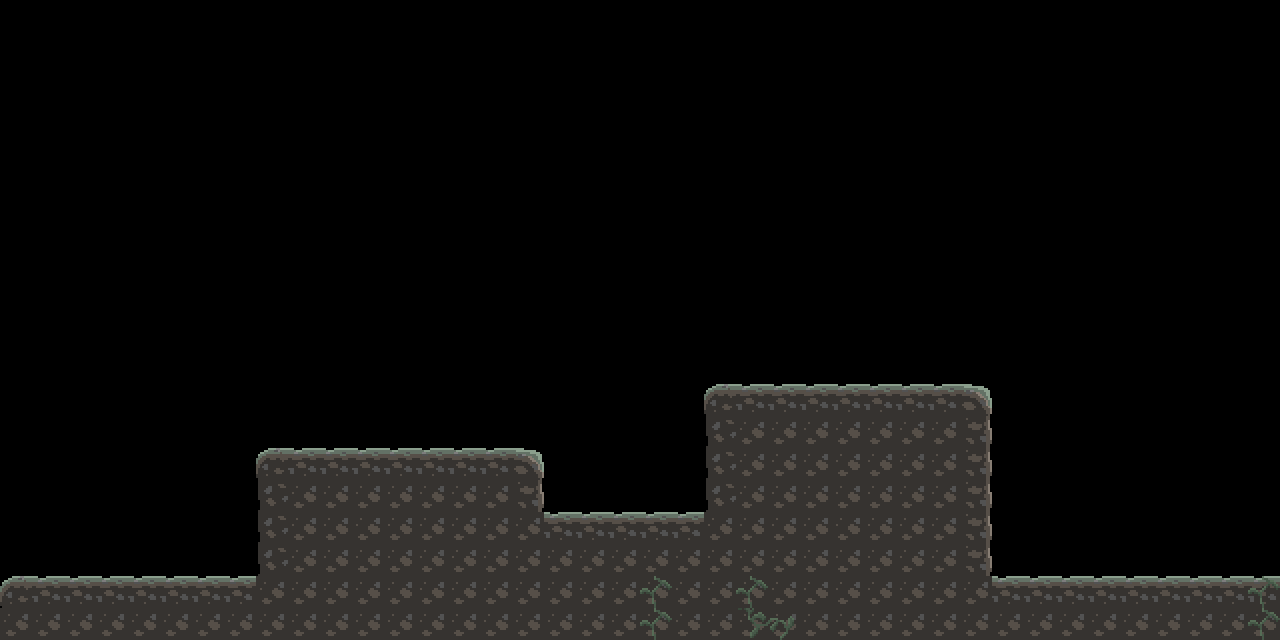

A level layout from a 2D game, rendered from its tile map. Below: a short description, then the map file with its tile-grid data intact:
An orthogonal 40x20 tile map with 32x32 px tiles, 2 tile layers (Tile Layer 1, Overlay).

<map version="1.0" orientation="orthogonal" renderorder="right-down" width="40" height="20" tilewidth="32" tileheight="32" nextobjectid="1">
 <tileset firstgid="1" source="../Tilesets/tiles_16x2.tsx" />
 <layer name="Tile Layer 1" width="40" height="20">
  <data encoding="csv">
0,0,0,0,0,0,0,0,0,0,0,0,0,0,0,0,0,0,0,0,0,0,0,0,0,0,0,0,0,0,0,0,0,0,0,0,0,0,0,0,
0,0,0,0,0,0,0,0,0,0,0,0,0,0,0,0,0,0,0,0,0,0,0,0,0,0,0,0,0,0,0,0,0,0,0,0,0,0,0,0,
0,0,0,0,0,0,0,0,0,0,0,0,0,0,0,0,0,0,0,0,0,0,0,0,0,0,0,0,0,0,0,0,0,0,0,0,0,0,0,0,
0,0,0,0,0,0,0,0,0,0,0,0,0,0,0,0,0,0,0,0,0,0,0,0,0,0,0,0,0,0,0,0,0,0,0,0,0,0,0,0,
0,0,0,0,0,0,0,0,0,0,0,0,0,0,0,0,0,0,0,0,0,0,0,0,0,0,0,0,0,0,0,0,0,0,0,0,0,0,0,0,
0,0,0,0,0,0,0,0,0,0,0,0,0,0,0,0,0,0,0,0,0,0,0,0,0,0,0,0,0,0,0,0,0,0,0,0,0,0,0,0,
0,0,0,0,0,0,0,0,0,0,0,0,0,0,0,0,0,0,0,0,0,0,0,0,0,0,0,0,0,0,0,0,0,0,0,0,0,0,0,0,
0,0,0,0,0,0,0,0,0,0,0,0,0,0,0,0,0,0,0,0,0,0,0,0,0,0,0,0,0,0,0,0,0,0,0,0,0,0,0,0,
0,0,0,0,0,0,0,0,0,0,0,0,0,0,0,0,0,0,0,0,0,0,0,0,0,0,0,0,0,0,0,0,0,0,0,0,0,0,0,0,
0,0,0,0,0,0,0,0,0,0,0,0,0,0,0,0,0,0,0,0,0,0,0,0,0,0,0,0,0,0,0,0,0,0,0,0,0,0,0,0,
0,0,0,0,0,0,0,0,0,0,0,0,0,0,0,0,0,0,0,0,0,0,0,0,0,0,0,0,0,0,0,0,0,0,0,0,0,0,0,0,
0,0,0,0,0,0,0,0,0,0,0,0,0,0,0,0,0,0,0,0,0,0,0,0,0,0,0,0,0,0,0,0,0,0,0,0,0,0,0,0,
0,0,0,0,0,0,0,0,0,0,0,0,0,0,0,0,0,0,0,0,0,0,1,2,2,2,2,2,2,2,3,0,0,0,0,0,0,0,0,0,
0,0,0,0,0,0,0,0,0,0,0,0,0,0,0,0,0,0,0,0,0,0,7,8,8,8,8,8,8,8,9,0,0,0,0,0,0,0,0,0,
0,0,0,0,0,0,0,0,1,2,2,2,2,2,2,2,3,0,0,0,0,0,7,8,8,8,8,8,8,8,9,0,0,0,0,0,0,0,0,0,
0,0,0,0,0,0,0,0,7,8,8,8,8,8,8,8,9,0,0,0,0,0,7,8,8,8,8,8,8,8,9,0,0,0,0,0,0,0,0,0,
0,0,0,0,0,0,0,0,7,8,8,8,8,8,8,8,8,2,2,2,2,2,8,8,8,8,8,8,8,8,9,0,0,0,0,0,0,0,0,0,
0,0,0,0,0,0,0,0,7,8,8,8,8,8,8,8,8,8,8,8,8,8,8,8,8,8,8,8,8,8,9,0,0,0,0,0,0,0,0,0,
1,2,2,2,2,2,2,2,8,8,8,8,8,8,8,8,8,8,8,8,8,8,8,8,8,8,8,8,8,8,8,2,2,2,2,2,2,2,2,2,
8,8,8,8,8,8,8,8,8,8,8,8,8,8,8,8,8,8,8,8,8,8,8,8,8,8,8,8,8,8,8,8,8,8,8,8,8,8,8,8
</data>
 </layer>
 <objectgroup name="Object Layer 1" />
 <layer name="Overlay" width="40" height="20">
  <data encoding="csv">
0,0,0,0,0,0,0,0,0,0,0,0,0,0,0,0,0,0,0,0,0,0,0,0,0,0,0,0,0,0,0,0,0,0,0,0,0,0,0,0,
0,0,0,0,0,0,0,0,0,0,0,0,0,0,0,0,0,0,0,0,0,0,0,0,0,0,0,0,0,0,0,0,0,0,0,0,0,0,0,0,
0,0,0,0,0,0,0,0,0,0,0,0,0,0,0,0,0,0,0,0,0,0,0,0,0,0,0,0,0,0,0,0,0,0,0,0,0,0,0,0,
0,0,0,0,0,0,0,0,0,0,0,0,0,0,0,0,0,0,0,0,0,0,0,0,0,0,0,0,0,0,0,0,0,0,0,0,0,0,0,0,
0,0,0,0,0,0,0,0,0,0,0,0,0,0,0,0,0,0,0,0,0,0,0,0,0,0,0,0,0,0,0,0,0,0,0,0,0,0,0,0,
0,0,0,0,0,0,0,0,0,0,0,0,0,0,0,0,0,0,0,0,0,0,0,0,0,0,0,0,0,0,0,0,0,0,0,0,0,0,0,0,
0,0,0,0,0,0,0,0,0,0,0,0,0,0,0,0,0,0,0,0,0,0,0,0,0,0,0,0,0,0,0,0,0,0,0,0,0,0,0,0,
0,0,0,0,0,0,0,0,0,0,0,0,0,0,0,0,0,0,0,0,0,0,0,0,0,0,0,0,0,0,0,0,0,0,0,0,0,0,0,0,
0,0,0,0,0,0,0,0,0,0,0,0,0,0,0,0,0,0,0,0,0,0,0,0,0,0,0,0,0,0,0,0,0,0,0,0,0,0,0,0,
0,0,0,0,0,0,0,0,0,0,0,0,0,0,0,0,0,0,0,0,0,0,0,0,0,0,0,0,0,0,0,0,0,0,0,0,0,0,0,0,
0,0,0,0,0,0,0,0,0,0,0,0,0,0,0,0,0,0,0,0,0,0,0,0,0,0,0,0,0,0,0,0,0,0,0,0,0,0,0,0,
0,0,0,0,0,0,0,0,0,0,0,0,0,0,0,0,0,0,0,0,0,0,0,0,0,0,0,0,0,0,0,0,0,0,0,0,0,0,0,0,
0,0,0,0,0,0,0,0,0,0,0,0,0,0,0,0,0,0,0,0,0,0,0,0,0,0,0,0,0,0,0,0,0,0,0,0,0,0,0,0,
0,0,0,0,0,0,0,0,0,0,0,0,0,0,0,0,0,0,0,0,0,0,0,0,0,0,0,0,0,0,0,0,0,0,0,0,0,0,0,0,
0,0,0,0,0,0,0,0,0,0,0,0,0,0,0,0,0,0,0,0,0,0,0,0,0,0,0,0,0,0,0,0,0,0,0,0,0,0,0,0,
0,0,0,0,0,0,0,0,0,0,0,0,0,0,0,0,0,0,0,0,0,0,0,0,0,0,0,0,0,0,0,0,0,0,0,0,0,0,0,0,
0,0,0,0,0,0,0,0,0,0,0,0,0,0,0,0,0,0,0,0,0,0,0,0,0,0,0,0,0,0,0,0,0,0,0,0,0,0,0,0,
0,0,0,0,0,0,0,0,0,0,0,0,0,0,0,0,0,0,0,0,0,0,0,0,0,0,0,0,0,0,0,0,0,0,0,0,0,0,0,0,
0,0,0,0,0,0,0,0,0,0,0,0,0,0,0,0,0,0,0,0,30,0,0,30,0,0,0,0,0,0,0,0,0,0,0,0,0,0,0,30,
0,0,0,0,0,0,0,0,0,0,0,0,0,0,0,0,0,0,0,0,30,0,0,28,29,0,0,0,0,0,0,0,0,0,0,0,0,0,0,30
</data>
 </layer>
</map>
